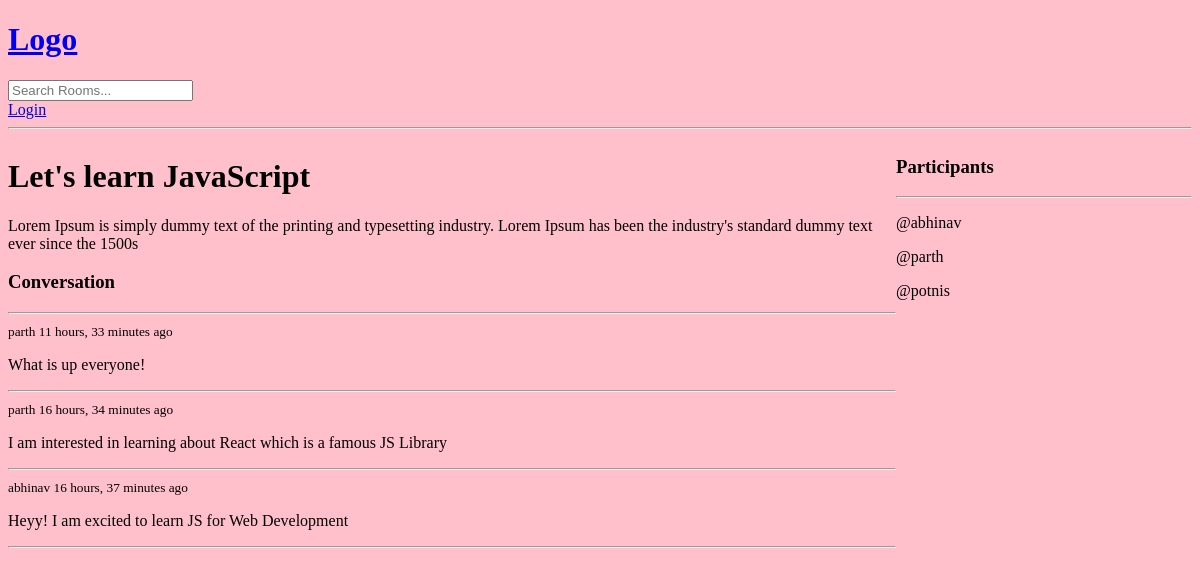
The app's page /room/1/, older data.
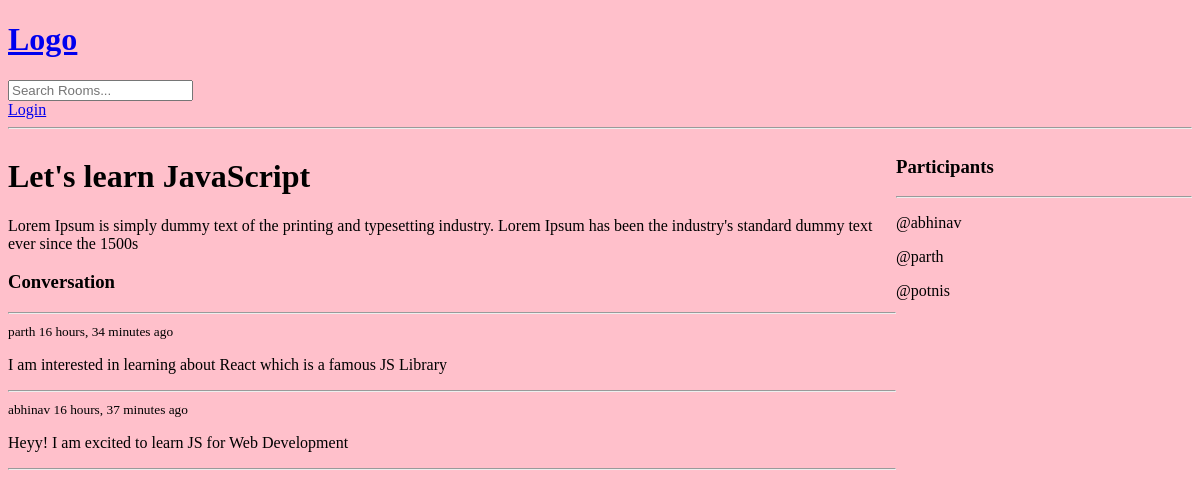
The same page, newer data.
### base/models.py (models this page shows, shortened)
class Message(models.Model):
    user = models.ForeignKey(User, on_delete=models.CASCADE)
    room = models.ForeignKey(Room, on_delete=models.CASCADE)
    body = models.TextField()
    updated = models.DateTimeField(auto_now=True)
    created = models.DateTimeField(auto_now_add=True)
    class Meta:
        ordering = ['-updated', '-created']

### base/views.py (the view, shortened to what this page needs)
# urls.py: path('room/<str:pk>/', views.room, name='room'),
def room(request, pk):
    room = Room.objects.get(id=pk)
    room_messages = room.message_set.all()
    participants = room.participants.all()
    context = {'room': room, 'room_messages': room_messages, 'participants': participants}
    return render(request, 'base/room.html', context)

### base/templates/base/room.html (shortened to what this page needs)
{% extends 'main.html' %}
{% block content %}
<div class="room-container">
    <div>
        <h1> {{room.name}}</h1>
        <p>{{room.description}}</p>
        <div class="comment-wrapper">
            <h3>Conversation</h3>
            <hr>
            {% for message in room_messages %}
                <div>
                    <small>{{message.user}}  {{message.created|timesince}} ago</small>
                    <p>{{message.body}}</p>
                    <hr>
                </div>
            {% endfor %}
        </div>
    </div>
    <div>
        <h3>Participants</h3>
        <hr>
        {% for participant in participants %}
            <div>
                <p>@{{participant.username}}</p>
            </div>
        {% endfor %}
    </div>
</div>
{% endblock %}

Row changes from the older to the newer data that the page shows:
removed Message: user "parth", created "11 hours, 33 minutes", body "What is up everyone!"
